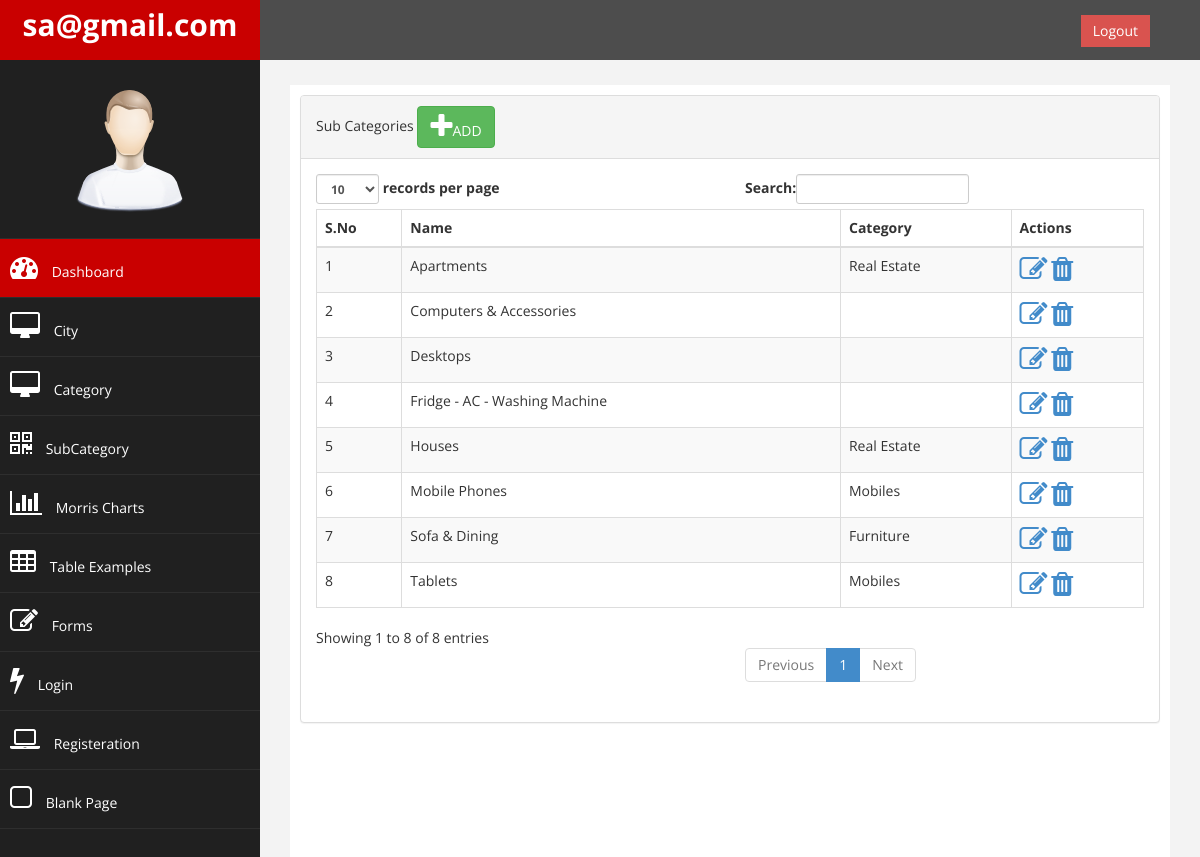
Screenshot of /admin/subcategory.php (signed in) with the database file from the repository.
### tables this page shows
CREATE TABLE `subcategory` (
  `id` int(11) NOT NULL,
  `category_id` int(11) NOT NULL,
  `name` varchar(50) NOT NULL
);

CREATE TABLE `category` (
  `id` int(11) NOT NULL,
  `name` varchar(50) NOT NULL,
  `fa_icon` varchar(25) NOT NULL
);

### admin/db/db.php (called while the page is built, shortened)
<?php
class DB{
 	 private $dbHost   = DB_HOST;
	 private $dbUsername   = DB_USER;
	 private $dbPassword   = DB_PASS;
	 private $dbName = DB_NAME;
	 public $db;
    public function __construct(){
        if(!$this->db){
            $conn = new mysqli($this->dbHost, $this->dbUsername, $this->dbPassword, $this->dbName);
            if($conn->connect_error){
                die("Failed to connect with MySQL: " . $conn->connect_error);
            }else{
                $this->db = $conn;
            }
        }
    }
    public function select($table,$conditions = array()){
        $sql = 'SELECT ';
        $sql .= array_key_exists("select",$conditions)?$conditions['select']:'*';
        $sql .= ' FROM '.$table;
        if(array_key_exists("where",$conditions)){
            $sql .= ' WHERE ';
            $i = 0;
            foreach($conditions['where'] as $key => $value){
                $pre = ($i > 0)?' AND ':'';
                $sql .= $pre.$key." = '".$value."'";
                $i++;
            }
        }
        if(array_key_exists("order_by",$conditions)){
            $sql .= ' ORDER BY '.$conditions['order_by'];
        }
        $result = $this->db->query($sql);
        if(array_key_exists("return_type",$conditions) && $conditions['return_type'] != 'all'){
            switch($conditions['return_type']){
                case 'single':
                    $data = $result->fetch_assoc();
                    break;
            }
        }else{
            if($result->num_rows > 0){
                while($row = $result->fetch_assoc()){
                    $data[] = $row;
                }
            }
        }
        return !empty($data)?$data:false;
    }
}
$db = new DB();

### admin/subcategory/list.php (the view)
<?php
$results= $db->select('subcategory',array('order_by'=>'name ASC'));
$count = 0;
?>
<div class="panel panel-default">
            <div class="panel-heading">
                Sub Categories
            	<a class="btn btn-success" href="<?=$_SERVER['PHP_SELF']; ?>?action=add"><i class="fa fa-plus fa-2x"></i>ADD</a>
            </div>
            <div class="panel-body">
                <div class="table-responsive">
                    <table class="table table-striped table-bordered table-hover" id="dataTables-example">
                        <thead>
                            <tr>
                                <th>S.No</th>
                                <th>Name</th>
                                <th>Category</th>
                                <th>Actions</th>
                            </tr>
                        </thead>
                        <tbody>
                        	<?php foreach ($results as $res): ?>
                            <tr class="odd gradeX">
                                <td><?=$count = $count+1;?></td>
                                <td><?=$res['name']?></td>
                                <td><?php
                                	$condtions['where']= array('id' => $res['category_id']);
									$condtions['return_type']= 'single';
									$category = $db->select('category',$condtions);
                                	echo $category['name'];
                                	?></td>
                                <td>
                                	 <a href="<?=$_SERVER['PHP_SELF']; ?>?action=edit&id=<?=$res['id']?>"> <i class="fa fa-edit fa-2x"></i></a>
                                	 <a href="classes/subcategory.php?action=delete&id=<?=$res['id']?>"  onclick="return confirm('Are you sure?')" name="category_delete"><i class="fa fa-trash fa-2x"></i></a>
                                </td>
                            </tr>
                            <?php endforeach; ?>
                        </tbody>
                    </table>
                </div>
            </div>
        </div>

### admin/assets/css/custom.css (style rules this page uses)
body { font-family: 'Open Sans', sans-serif; }

### rows the page displays
subcategory: name "Apartments", category.name "Real Estate"
subcategory: count "2", name "Computers & Accessories"
subcategory: count "3", name "Desktops"
subcategory: count "4", name "Fridge - AC - Washing Machine"
subcategory: count "5", name "Houses", category.name "Real Estate"
subcategory: count "6", name "Mobile Phones", category.name "Mobiles"
subcategory: count "7", name "Sofa & Dining", category.name "Furniture"
subcategory: count "8", name "Tablets", category.name "Mobiles"

### other values shown
$_SESSION['AdminData']['adminEmail'] "sa@gmail.com"
